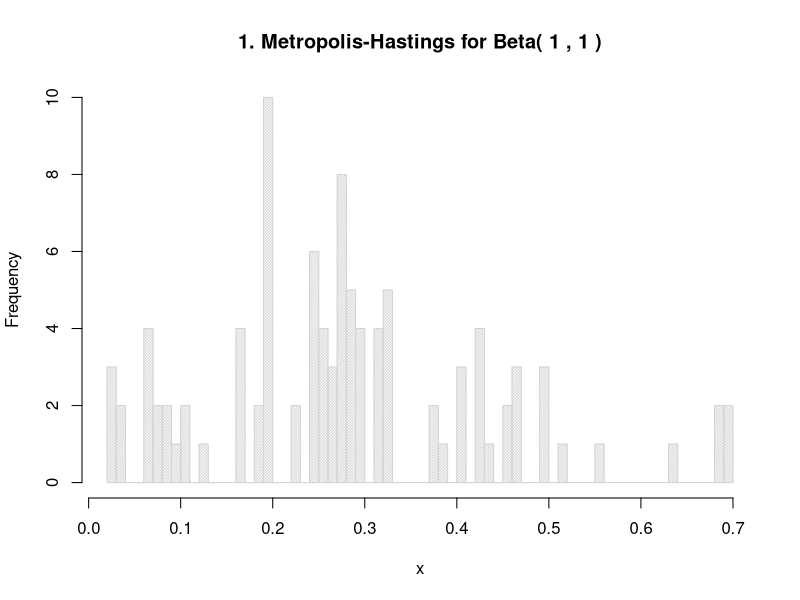
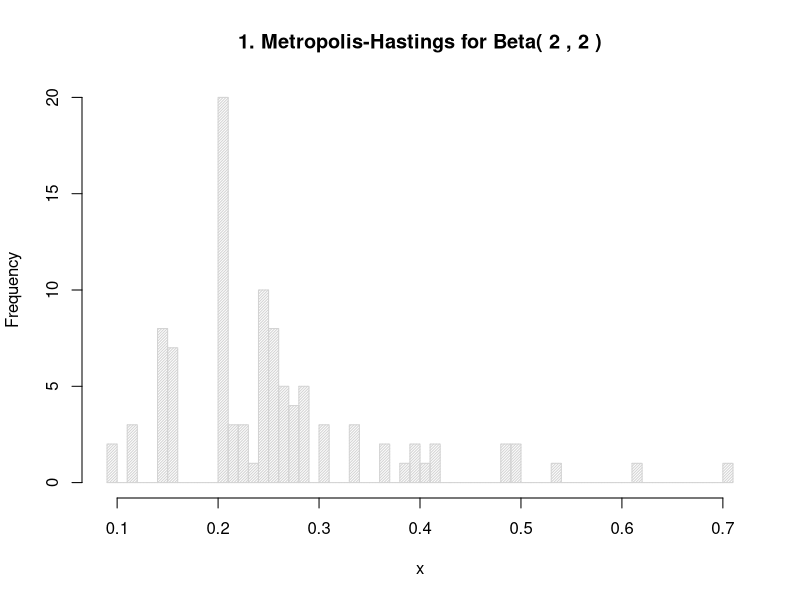
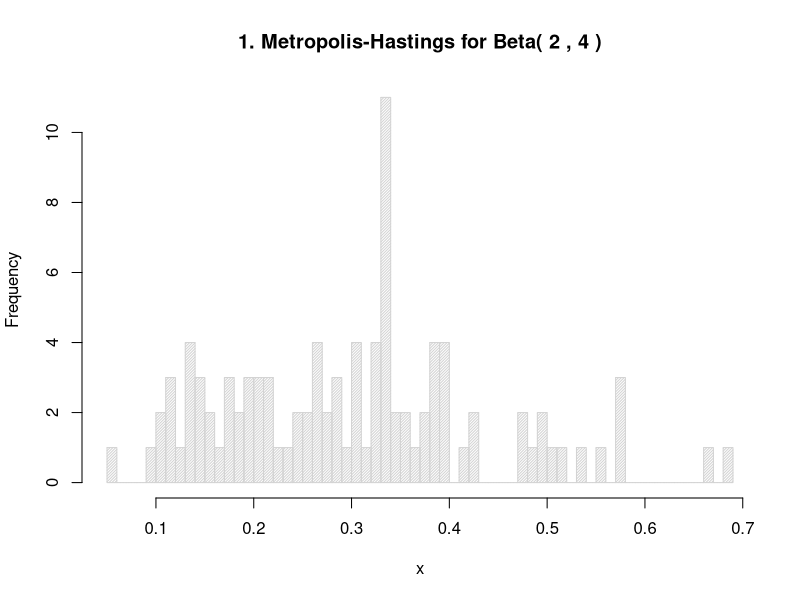
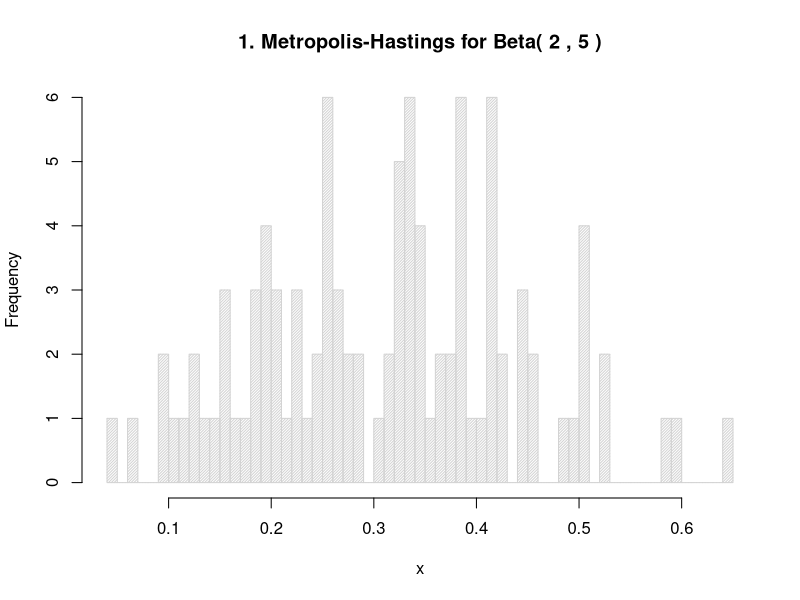
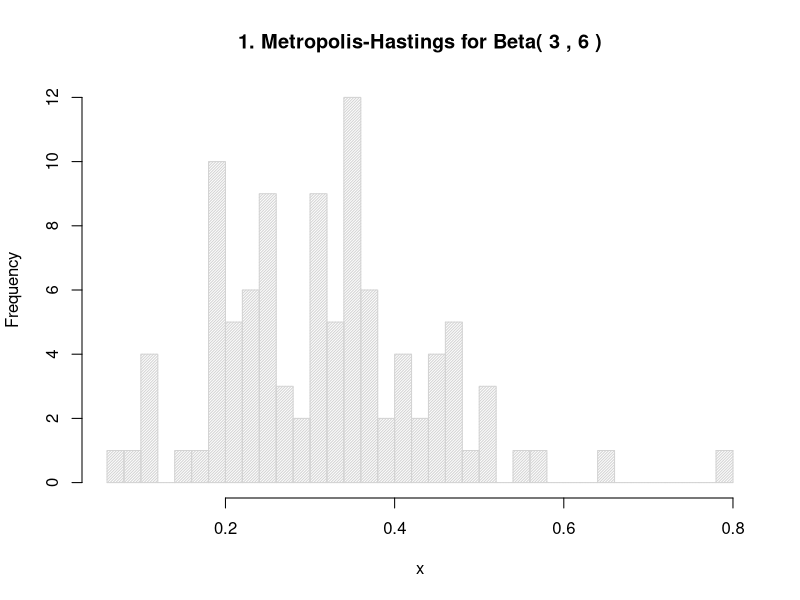

Recreate these plots in R, in order.
met_hastings_beta = function(n, prop_alpha, prop_beta) {
  
  x = rep(0, n)
  j = 1
  acc = 0
  # Due to the nature of the beta distribution
  x[1] = 0.5
  
  while (j < n) {
    
    # Sample candidate value
    x_cand = rbeta(1, prop_alpha, prop_beta)
    
    # Calculate acceptance probability
    acc_prob = acc_prob_calc_beta(x_cand, x[j], prop_alpha, prop_beta)
    
    # Decide whether to accept or not
    acc_or_not = rbinom(1, 1, acc_prob)
    
    # if accept or not
    if (acc_or_not == 1) {
      acc = acc + 1
      j = j + 1
      x[j] = x_cand
    }
    else {
      j = j + 1
      x[j] = x[j-1]
    }	
  }
  
  acc_probability = acc/n
  print(paste("Acceptance probability:", acc_probability))
  hist(x, breaks = 50, density = 50, main = paste(
    "1. Metropolis-Hastings for Beta(", prop_alpha, ",", prop_beta, ")")
  );
}

acc_prob_calc_beta = function(candidate, former, prop_alpha, prop_beta) {
  
  if (candidate <= 0 || candidate >= 1) {
    acc_probability = 0
  }
  else {
    # Target densities
    dens_candidate = dbeta(candidate, 2.7, 6.3)
    dens_former = dbeta(former, 2.7, 6.3)
    
    # Proposal densities
    g_former_given_candidate = dbeta(former, prop_alpha, prop_beta)
    g_candidate_given_former = dbeta(candidate, prop_alpha, prop_beta)
    
    acc_probability = (dens_candidate * g_former_given_candidate) / (dens_former * g_candidate_given_former);
  }
  
  acc_probability = min(1, acc_probability);
  return(acc_probability)
}

# 1. (a)

# Using Beta(1, 1)
met_hastings_beta(100, 1, 1)

# Using Beta(2, 2)
met_hastings_beta(100, 2, 2)

# Using Beta(2, 4)
met_hastings_beta(100, 2, 4)

# Using Beta(2, 5)
met_hastings_beta(100, 2, 5)

# Using Beta(3, 6)
met_hastings_beta(100, 3, 6)
